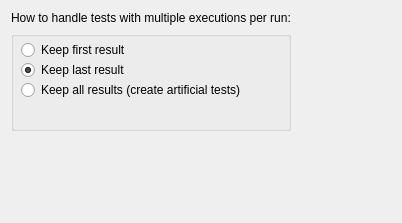
<?xml version="1.0" encoding="UTF-8"?>
<ui version="4.0">
 <class>GexDbPlugin_Medtronic_Rdb_OptionsWidget_Base</class>
 <widget class="QWidget" name="GexDbPlugin_Medtronic_Rdb_OptionsWidget_Base">
  <property name="geometry">
   <rect>
    <x>0</x>
    <y>0</y>
    <width>402</width>
    <height>223</height>
   </rect>
  </property>
  <property name="windowTitle">
   <string/>
  </property>
  <layout class="QVBoxLayout">
   <item>
    <layout class="QHBoxLayout">
     <item>
      <layout class="QVBoxLayout">
       <item>
        <widget class="QLabel" name="labelTestsWithMultipleExecutions">
         <property name="text">
          <string>How to handle tests with multiple executions per run:</string>
         </property>
         <property name="wordWrap">
          <bool>false</bool>
         </property>
        </widget>
       </item>
       <item>
        <widget class="QGroupBox" name="buttonGroupMultiExecutionTests">
         <property name="minimumSize">
          <size>
           <width>0</width>
           <height>100</height>
          </size>
         </property>
         <property name="title">
          <string/>
         </property>
         <widget class="QRadioButton" name="buttonKeepFirstResult">
          <property name="geometry">
           <rect>
            <x>10</x>
            <y>10</y>
            <width>237</width>
            <height>18</height>
           </rect>
          </property>
          <property name="text">
           <string>Keep first result</string>
          </property>
         </widget>
         <widget class="QRadioButton" name="buttonKeepLastResult">
          <property name="geometry">
           <rect>
            <x>10</x>
            <y>30</y>
            <width>237</width>
            <height>18</height>
           </rect>
          </property>
          <property name="text">
           <string>Keep last result</string>
          </property>
          <property name="checked">
           <bool>true</bool>
          </property>
         </widget>
         <widget class="QRadioButton" name="buttonKeepAllResults">
          <property name="geometry">
           <rect>
            <x>10</x>
            <y>50</y>
            <width>237</width>
            <height>18</height>
           </rect>
          </property>
          <property name="text">
           <string>Keep all results (create artificial tests)</string>
          </property>
         </widget>
        </widget>
       </item>
      </layout>
     </item>
     <item>
      <spacer name="spacer32">
       <property name="orientation">
        <enum>Qt::Horizontal</enum>
       </property>
       <property name="sizeType">
        <enum>QSizePolicy::Expanding</enum>
       </property>
       <property name="sizeHint" stdset="0">
        <size>
         <width>54</width>
         <height>15</height>
        </size>
       </property>
      </spacer>
     </item>
    </layout>
   </item>
   <item>
    <spacer name="spacer33">
     <property name="orientation">
      <enum>Qt::Vertical</enum>
     </property>
     <property name="sizeType">
      <enum>QSizePolicy::Expanding</enum>
     </property>
     <property name="sizeHint" stdset="0">
      <size>
       <width>13</width>
       <height>73</height>
      </size>
     </property>
    </spacer>
   </item>
  </layout>
 </widget>
 <layoutdefault spacing="6" margin="11"/>
 <pixmapfunction>qPixmapFromMimeSource</pixmapfunction>
 <resources/>
 <connections/>
</ui>
